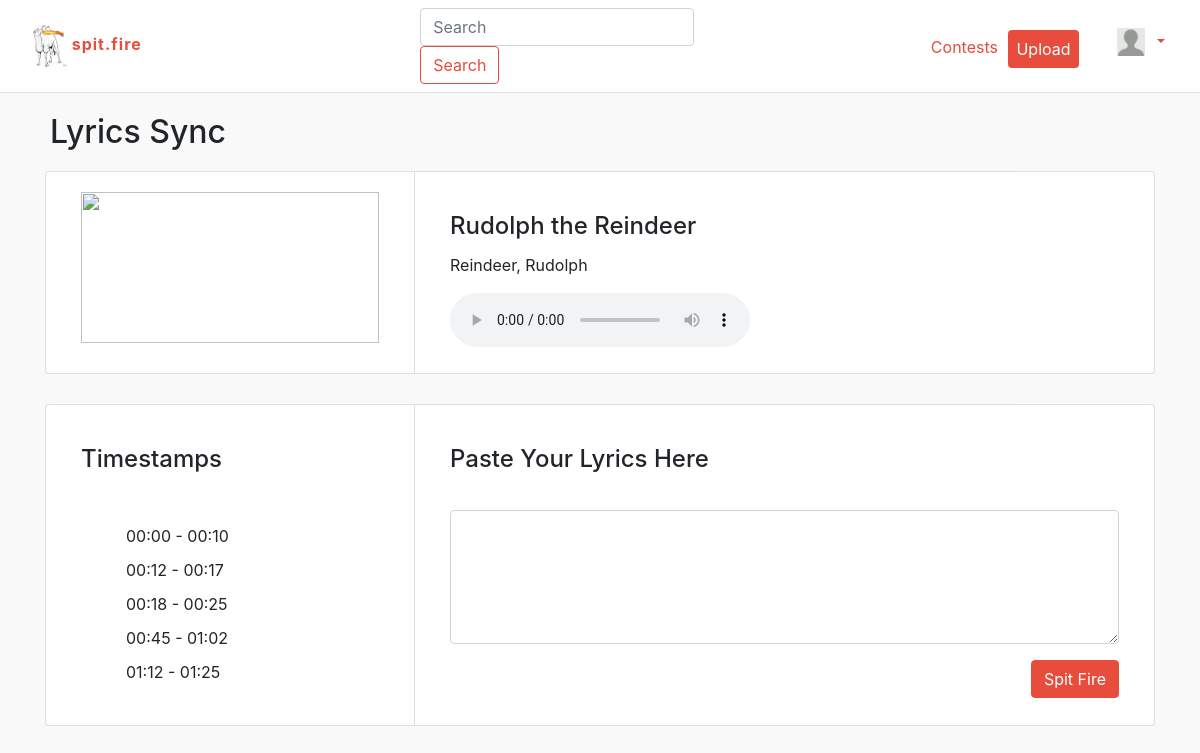
Screenshot of /spitfire/lyrics (signed in) with the database file from the repository.
### spitfire/models.py (models this page shows, shortened)
class Track(models.Model):  #the genre of a track is all the possible genres. This is a problem. Need fix
    id = models.UUIDField(primary_key=True, default=uuid.uuid4, help_text="Unique ID for this particular track across whole site")
    title = models.CharField(max_length=200)
    artist = models.ForeignKey('Artist', on_delete=models.SET_NULL,null=True)
    upvotes = models.PositiveIntegerField(default=0)
    genre = models.ManyToManyField(Genre, help_text="Select a genre for this track")
    description = models.TextField(blank=True, max_length=300)
    keywords = models.TextField(blank = True, max_length=30)
    mp3 = models.FileField(default = "user_audio/track_default.mp3",upload_to='user_audio/')
    def display_genre(self):
        """
        Creates a string for the Genre. This is required to display genre in Admin.
        """
        return ', '.join([ genre.name for genre in self.genre.all()[:3] ])
    display_genre.short_description = 'Genre'

class Artist(models.Model):
    user = models.OneToOneField(User, related_name = 'artist', on_delete=models.CASCADE, null = True)
    id = models.UUIDField(primary_key=True, default=uuid.uuid4, help_text="Unique ID for this particular artist across whole site")
    firstName = models.CharField(max_length=100, default = "Firstname")
    lastName = models.CharField(max_length=100, default = "Lastname")
    """
    if user.null == False:
        first_name = user.first_name
        last_name = user.last_name
    else:
        first_name = models.CharField(max_length=100, default = "Firstname")
        last_name = models.CharField(max_length=100, default = "Lastname")
    """
    city = models.CharField(max_length=100, blank = True, null=True)
    number_of_spits = models.CharField(max_length=100, blank = True, null=True)
    number_of_followers = models.PositiveIntegerField(default=0)
    number_of_following = models.PositiveIntegerField(default=0)
    date_of_birth = models.DateField(null=True, blank=True)
    first_joined = models.DateField(null=True, blank=True)
    twitter_link = models.CharField(max_length=100, blank=True)
    instagram_link = models.CharField(max_length=100, blank=True)
    soundcloud_link = models.CharField(max_length=100, blank=True)
    image = models.FileField(upload_to='static/media', null=True, blank=True)
    def __str__(self):
        return '%s, %s' % (self.lastName, self.firstName)
    """
    @receiver(post_save, sender=User)
    def create_user_profile(sender, **kwargs):
        if created:
            artist = Artist.objects.create(user=instance)
            artist.user = sender
            artist.save()
    @receiver(post_save, sender=User)
    def save_user_profile(sender, instance, **kwargs):
        instance.artist.save()
    """

### spitfire/views.py (the view)
def lyrics(request):
	track = Track.objects.get(title="Rudolph the Reindeer")
	return render(
		request,
		'lyrics-sync.html',
		context = {
					'trackName': track.title,
					'artistName': track.artist,
					'audio1': "track_default.mp3",
					},
	)

### spitfire/templates/lyrics-sync.html (shortened to what this page needs)
{% extends 'baseTemplate.html' %}
{% block includeCSS %}
  {% load static %}
    <link rel="stylesheet" href="{% static 'css/lyrics-sync.css' %}">
{% endblock %}
{% block bodyContent %}
  <div class = 'container'>
    <div class = 'row'>
      <h2>Lyrics Sync</h2>
    </div>
    <div class='row'>
      <div class = 'col-md-12'>
        <div class="card-group soundtrack-box">
          <div class="card col-md-4">
            <div class="card-body">
              <img src="http://static.djbooth.net/pics-features/chance-3-artwork.jpg" class="soundtrack-image">
              </div>
            </div>
            <div class="card col-md-8">
              <div class="card-body">
                <h4 class="card-title">{{ trackName }} </h4>
                <p class="card-text">{{ artistName }}</p>
                <audio controls="controls">
                  <source src="/static/{{ audio1 }}" type="audio/mpeg">
                </audio>
              </div>
            </div>
          </div>
        </div>
      </div>
    <div class='row'>
      <div class = 'col-md-12'>
        <div class="card-group">
          <div class="card col-md-4">
            <div class="card-body">
              <h4>Timestamps</h4>
              <ul class='timestamps'>
                <li>00:00 - 00:10</li>
                <li>00:12 - 00:17</li>
                <li>00:18 - 00:25</li>
                <li>00:45 - 01:02</li>
                <li>01:12 - 01:25</li>
            </div>
            </div>
            <div class="card col-md-8">
              <div class="card-body">
                <h4 class="card-title">Paste Your Lyrics Here</h4>
                <div class="form-group">
                  <textarea class="form-control" rows="5" id="comment"></textarea>
                </div>
                <button type="button" class="btn btn-primary float-right">Spit Fire</button>
              </div>
            </div>
          </div>
          </div>
      </div>
  </div>
{% endblock %}

### spitfire/static/css/main.css (style rules this page uses)
:root { --main-color: #e74c3c; }
body { background-color: #f9f9f9; }
.container { margin-left: auto; margin-right: auto; padding-left:15px; padding-right: 15px; }
.soundtrack-image { width: 100%; height: 100%; padding-bottom: 10px; }
.soundtrack-box { margin-bottom: 30px; }
.soundtrack-box .card-text { width: 80%; }
.btn-primary { background-color: var(--main-color); color: white; border-color: var(--main-color); }

### spitfire/static/css/lyrics-sync.css (style rules this page uses)
h2 { margin: 20px; }
h4 { margin-top: 20px; margin-bottom: 20px; }
.timestamps { padding-top: 25px; }
.timestamps li { list-style-type:none; padding: 5px; }

### rows the page displays
Track: title "Rudolph the Reindeer"
Artist: lastName+firstName "Reindeer, Rudolph"
